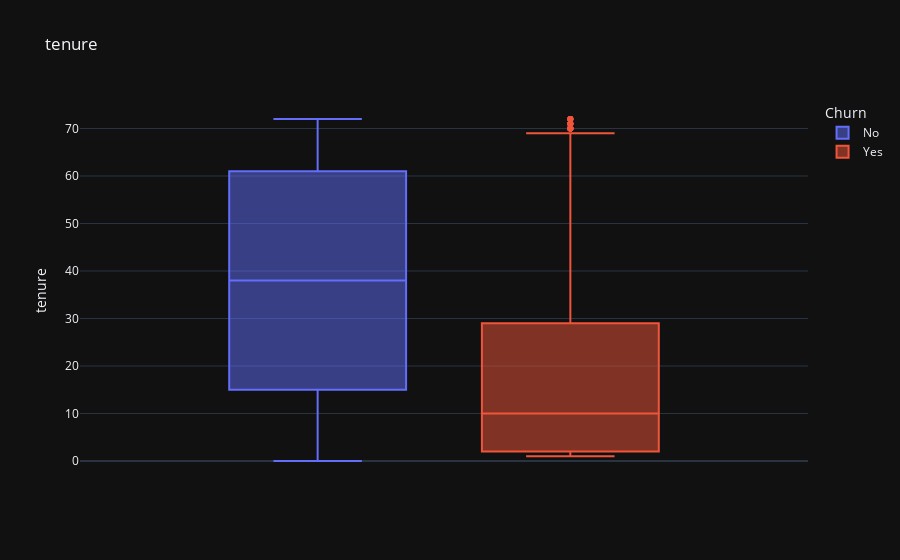
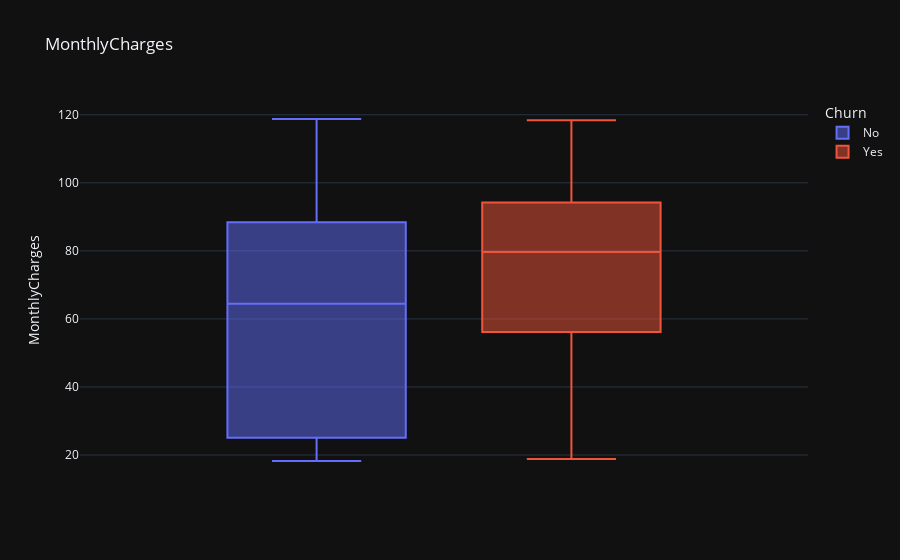

Notebook code for these charts, in order:
### Code cell
# Outlier Analysis

for i in num_cols:
    fig=px.box(df,y=i,color="Churn",template="plotly_dark",title=i)
    fig.show()

### Figure 1 — Plotly figure (JSON) as saved in the notebook; plotly's stock layout.template omitted (floating-point values rounded to 4 significant figures; data arrays with more than 128 entries replaced by an {"elided": "..."} marker saying what was removed)
{"data": [{"alignmentgroup": "True", "hovertemplate": "Churn=No<br>tenure=%{y}<extra></extra>", "legendgroup": "No", "marker": {"color": "#636efa"}, "name": "No", "notched": false, "offsetgroup": "No", "orientation": "v", "showlegend": true, "type": "box", "x0": " ", "xaxis": "x", "y": {"elided": "5174 int values"}, "y0": " ", "yaxis": "y"}, {"alignmentgroup": "True", "hovertemplate": "Churn=Yes<br>tenure=%{y}<extra></extra>", "legendgroup": "Yes", "marker": {"color": "#EF553B"}, "name": "Yes", "notched": false, "offsetgroup": "Yes", "orientation": "v", "showlegend": true, "type": "box", "x0": " ", "xaxis": "x", "y": {"elided": "1869 int values"}, "y0": " ", "yaxis": "y"}], "layout": {"boxmode": "group", "legend": {"title": {"text": "Churn"}, "tracegroupgap": 0}, "title": {"text": "tenure"}, "xaxis": {"anchor": "y", "domain": [0, 1]}, "yaxis": {"anchor": "x", "domain": [0, 1], "title": {"text": "tenure"}}}}

### Figure 2 — Plotly figure (JSON) as saved in the notebook; plotly's stock layout.template omitted (floating-point values rounded to 4 significant figures; data arrays with more than 128 entries replaced by an {"elided": "..."} marker saying what was removed)
{"data": [{"alignmentgroup": "True", "hovertemplate": "Churn=No<br>MonthlyCharges=%{y}<extra></extra>", "legendgroup": "No", "marker": {"color": "#636efa"}, "name": "No", "notched": false, "offsetgroup": "No", "orientation": "v", "showlegend": true, "type": "box", "x0": " ", "xaxis": "x", "y": {"elided": "5174 float values"}, "y0": " ", "yaxis": "y"}, {"alignmentgroup": "True", "hovertemplate": "Churn=Yes<br>MonthlyCharges=%{y}<extra></extra>", "legendgroup": "Yes", "marker": {"color": "#EF553B"}, "name": "Yes", "notched": false, "offsetgroup": "Yes", "orientation": "v", "showlegend": true, "type": "box", "x0": " ", "xaxis": "x", "y": {"elided": "1869 float values"}, "y0": " ", "yaxis": "y"}], "layout": {"boxmode": "group", "legend": {"title": {"text": "Churn"}, "tracegroupgap": 0}, "title": {"text": "MonthlyCharges"}, "xaxis": {"anchor": "y", "domain": [0, 1]}, "yaxis": {"anchor": "x", "domain": [0, 1], "title": {"text": "MonthlyCharges"}}}}
